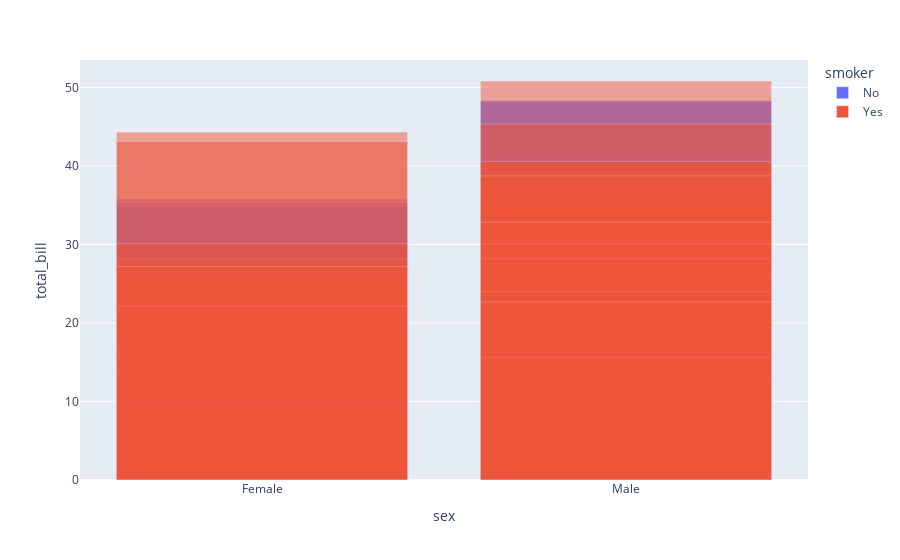

Source (notebook cell):
### Code cell
px.bar(df_tips, x = 'sex', y = 'total_bill', color = 'smoker',
        barmode = 'overlay')  # overlay olunca üstüste biniyor.

### Figure 1 — Plotly figure (JSON) as saved in the notebook; plotly's stock layout.template omitted (floating-point values rounded to 4 significant figures; data arrays with more than 128 entries replaced by an {"elided": "..."} marker saying what was removed)
{"data": [{"alignmentgroup": "True", "hovertemplate": "smoker=No<br>sex=%{x}<br>total_bill=%{y}<extra></extra>", "legendgroup": "No", "marker": {"color": "#636efa", "opacity": 0.5, "pattern": {"shape": ""}}, "name": "No", "offsetgroup": "No", "orientation": "v", "showlegend": true, "textposition": "auto", "type": "bar", "x": {"elided": "151 str values"}, "xaxis": "x", "y": {"elided": "151 float values"}, "yaxis": "y"}, {"alignmentgroup": "True", "hovertemplate": "smoker=Yes<br>sex=%{x}<br>total_bill=%{y}<extra></extra>", "legendgroup": "Yes", "marker": {"color": "#EF553B", "opacity": 0.5, "pattern": {"shape": ""}}, "name": "Yes", "offsetgroup": "Yes", "orientation": "v", "showlegend": true, "textposition": "auto", "type": "bar", "x": ["Male", "Male", "Male", "Male", "Male", "Male", "Female", "Male", "Female", "Female", "Male", "Male", "Male", "Male", "Female", "Female", "Male", "Male", "Male", "Male", "Female", "Female", "Female", "Female", "Male", "Male", "Male", "Female", "Male", "Female", "Female", "Female", "Male", "Male", "Male", "Male", "Male", "Male", "Male", "Male", "Female", "Male", "Male", "Male", "Male", "Male", "Male", "Female", "Male", "Female", "Male", "Male", "Female", "Male", "Male", "Male", "Male", "Female", "Female", "Male", "Male", "Female", "Female", "Female", "Male", "Female", "Male", "Male", "Male", "Female", "Male", "Male", "Female", "Female", "Female", "Male", "Male", "Male", "Female", "Male", "Female", "Male", "Male", "Female", "Female", "Female", "Male", "Male", "Male", "Male", "Male", "Female", "Male"], "xaxis": "x", "y": [38.01, 11.24, 20.29, 13.81, 11.02, 18.29, 3.07, 15.01, 26.86, 25.28, 17.92, 19.44, 32.68, 28.97, 5.75, 16.32, 40.17, 27.28, 12.03, 21.01, 11.35, 15.38, 44.3, 22.42, 15.36, 20.49, 25.21, 14.31, 16, 17.51, 10.59, 10.63, 50.81, 15.81, 7.25, 31.85, 16.82, 32.9, 17.89, 14.48, 9.6, 34.63, 34.65, 23.33, 45.35, 23.17, 40.55, 20.9, 30.46, 18.15, 23.1, 15.69, 19.81, 28.44, 15.48, 16.58, 10.34, 43.11, 13, 13.51, 18.71, 12.74, 13, 16.4, 20.53, 16.47, 26.59, 38.73, 24.27, 12.76, 30.06, 25.89, 13.27, 28.17, 12.9, 28.15, 11.59, 7.74, 30.14, 12.16, 13.42, 8.58, 13.42, 16.27, 10.09, 22.12, 24.01, 15.69, 15.53, 12.6, 32.83, 27.18, 22.67], "yaxis": "y"}], "layout": {"barmode": "overlay", "legend": {"title": {"text": "smoker"}, "tracegroupgap": 0}, "margin": {"t": 60}, "xaxis": {"anchor": "y", "domain": [0, 1], "title": {"text": "sex"}}, "yaxis": {"anchor": "x", "domain": [0, 1], "title": {"text": "total_bill"}}}}
